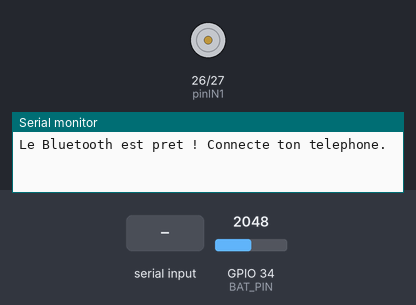
Bench run of a sketch on a simulated ESP32. Parts: motor-driver pin pairs drawn as motors (green arrow = first pin HIGH = forward, orange = second pin HIGH = backward, longer = more drive, scaled by the enable pin), the last lines printed to the serial monitor. The test bench sets the inputs (shaded band); at power-on: GPIO 34 (BAT_PIN) = 2048 (analog values on the 0–4095 scale). Nothing arrives over Bluetooth unless stated.

Above: at 1.2 s.
1.3 s: "90,45\n" received over the second serial link
At 1.8 s:
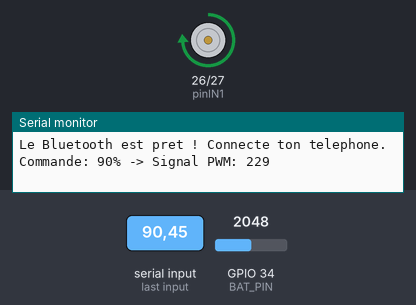
2.8 s: "30,150\n" received over the second serial link
At 4.0 s:
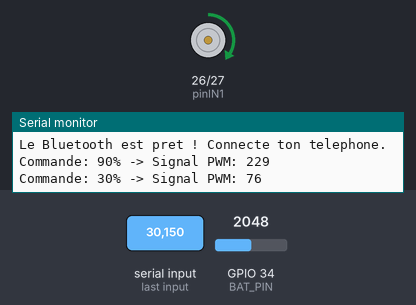
4.3 s: "5\n" received over the second serial link
At 5.3 s:
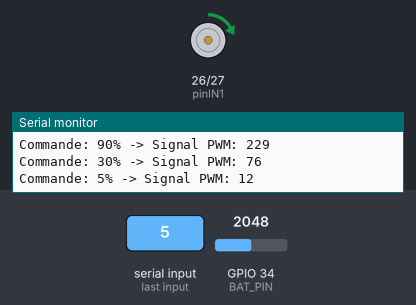
5.8 s: "90\n" received over the second serial link
At 6.4 s:
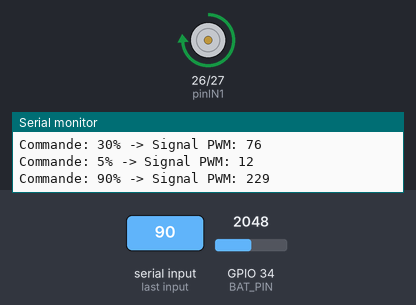
Timing chart, 0 to 8.3 s (numbered marks = the images above; inputs shaded):
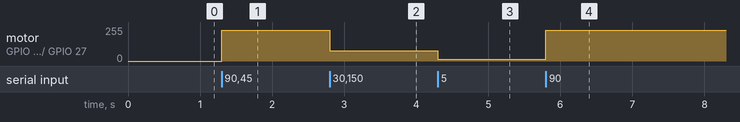

The sketch:

HotWheels_V1.ino
```cpp
// HotWheels_V1 - firmware ESP32
//
// Cablage batterie (1S Li-ion 600 mAh, 3.0 V vide -> 4.2 V plein) :
//
//      Vbat (+) ----[ R1 = 100 kOhm ]----+----[ R2 = 100 kOhm ]---- GND
//                                        |
//                                       GPIO 34 (ADC1_CH6, input-only)
//
//   - Le pont diviseur 1:1 ramene 4.2 V (max) a 2.1 V au pin -> safe pour l'ADC ESP32 (3.3 V max).
//   - GPIO 34 est input-only et ideal pour l'ADC. Les broches moteur (25/26/27) sont libres pour le L293D.
//   - Si tu utilises une batterie differente, ajuste VBAT_FULL_CV / VBAT_EMPTY_CV ci-dessous.

#include "BluetoothSerial.h"

BluetoothSerial SerialBT;

// --- Moteur ---
const int pinIN1 = 26;
const int pinIN2 = 27;
const int pinEN  = 25;

// --- Batterie ---
const int   BAT_PIN          = 34;        // ADC1_CH6
const int   R1_OHMS          = 100000;    // top : Vbat -> ADC pin
const int   R2_OHMS          = 100000;    // bottom : ADC pin -> GND
const float VREF_V           = 3.3f;      // ESP32 ref tension
const int   ADC_MAX          = 4095;      // 12-bit
const int   VBAT_FULL_CV     = 420;       // 4.20 V en centivolts
const int   VBAT_EMPTY_CV    = 300;       // 3.00 V en centivolts
const unsigned long BAT_INTERVAL_MS = 1000;

unsigned long lastBatSend = 0;

int readVbatCentivolts() {
  long sum = 0;
  for (int i = 0; i < 16; i++) sum += analogRead(BAT_PIN);
  float vadc = (float)sum / 16.0f * VREF_V / (float)ADC_MAX;
  float vbat = vadc * (float)(R1_OHMS + R2_OHMS) / (float)R2_OHMS;
  return (int)(vbat * 100.0f + 0.5f);
}

int percentFromCentivolts(int cv) {
  if (cv >= VBAT_FULL_CV) return 100;
  if (cv <= VBAT_EMPTY_CV) return 0;
  return (cv - VBAT_EMPTY_CV) * 100 / (VBAT_FULL_CV - VBAT_EMPTY_CV);
}

void sendBatteryIfDue() {
  unsigned long now = millis();
  if (now - lastBatSend < BAT_INTERVAL_MS) return;
  lastBatSend = now;
  if (!SerialBT.hasClient()) return;          // pas de client connecte -> rien a envoyer
  int cv = readVbatCentivolts();
  int pct = percentFromCentivolts(cv);
  SerialBT.print("BAT:");
  SerialBT.print(cv);
  SerialBT.print(",");
  SerialBT.print(pct);
  SerialBT.print("\n");
}

void setup() {
  Serial.begin(115200);
  SerialBT.begin("HotWheels_V1");
  Serial.println("Le Bluetooth est pret ! Connecte ton telephone.");

  pinMode(pinIN1, OUTPUT);
  pinMode(pinIN2, OUTPUT);
  pinMode(pinEN, OUTPUT);

  digitalWrite(pinIN1, LOW);
  digitalWrite(pinIN2, LOW);
  analogWrite(pinEN, 0);

  // ADC config (defauts : 12-bit, attenuation 11dB -> ~0..3.3 V).
  analogReadResolution(12);
}

void loop() {
  if (SerialBT.available()) {
    String command = SerialBT.readStringUntil('\n');
    command.trim();

    if (command.length() > 0) {
      int motorValue = command.toInt();
      motorValue = constrain(motorValue, -100, 100);
      int pwmValue = map(abs(motorValue), 0, 100, 0, 255);

      if (motorValue > 0) {
        digitalWrite(pinIN1, HIGH);
        digitalWrite(pinIN2, LOW);
        analogWrite(pinEN, pwmValue);
      } else if (motorValue < 0) {
        digitalWrite(pinIN1, LOW);
        digitalWrite(pinIN2, HIGH);
        analogWrite(pinEN, pwmValue);
      } else {
        digitalWrite(pinIN1, LOW);
        digitalWrite(pinIN2, LOW);
        analogWrite(pinEN, 0);
      }

      Serial.print("Commande: ");
      Serial.print(motorValue);
      Serial.print("% -> Signal PWM: ");
      Serial.println(pwmValue);
    }
  }

  sendBatteryIfDue();
}
```

Measured:
- after the input at 1.3 s, motor on GPIO 26 (pinIN1) / GPIO 27 (pinIN2): stopped → forward 229/255 at once
- after the input at 2.8 s, motor on GPIO 26 (pinIN1) / GPIO 27 (pinIN2): forward 229/255 → forward 76/255 at once
- after the input at 4.3 s, motor on GPIO 26 (pinIN1) / GPIO 27 (pinIN2): forward 76/255 → forward 12/255 at once
- after the input at 5.8 s, motor on GPIO 26 (pinIN1) / GPIO 27 (pinIN2): forward 12/255 → forward 229/255 at once
